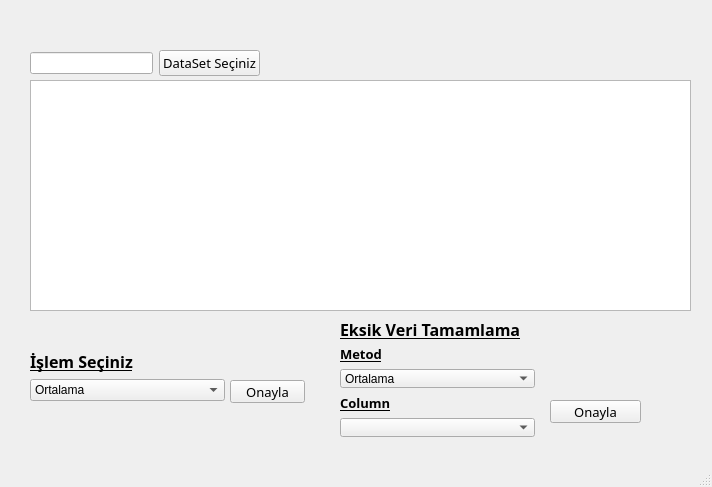
<?xml version="1.0" encoding="UTF-8"?>
<ui version="4.0">
 <class>MainWindow</class>
 <widget class="QMainWindow" name="MainWindow">
  <property name="geometry">
   <rect>
    <x>0</x>
    <y>0</y>
    <width>712</width>
    <height>487</height>
   </rect>
  </property>
  <property name="windowTitle">
   <string>MainWindow</string>
  </property>
  <widget class="QWidget" name="centralwidget">
   <widget class="QTextBrowser" name="textBrowser">
    <property name="geometry">
     <rect>
      <x>30</x>
      <y>80</y>
      <width>661</width>
      <height>231</height>
     </rect>
    </property>
   </widget>
   <widget class="QPushButton" name="onaylaButton">
    <property name="geometry">
     <rect>
      <x>230</x>
      <y>380</y>
      <width>75</width>
      <height>23</height>
     </rect>
    </property>
    <property name="font">
     <font>
      <family>Bahnschrift SemiLight SemiConde</family>
      <pointsize>10</pointsize>
     </font>
    </property>
    <property name="text">
     <string>Onayla</string>
    </property>
   </widget>
   <widget class="QPushButton" name="datasetInfo">
    <property name="geometry">
     <rect>
      <x>550</x>
      <y>400</y>
      <width>91</width>
      <height>23</height>
     </rect>
    </property>
    <property name="font">
     <font>
      <family>Bahnschrift SemiLight SemiConde</family>
      <pointsize>10</pointsize>
     </font>
    </property>
    <property name="text">
     <string>Onayla</string>
    </property>
   </widget>
   <widget class="QWidget" name="layoutWidget">
    <property name="geometry">
     <rect>
      <x>30</x>
      <y>350</y>
      <width>195</width>
      <height>51</height>
     </rect>
    </property>
    <layout class="QVBoxLayout" name="verticalLayout">
     <item>
      <widget class="QLabel" name="label">
       <property name="font">
        <font>
         <family>Bahnschrift SemiBold</family>
         <pointsize>12</pointsize>
         <weight>75</weight>
         <bold>true</bold>
         <underline>true</underline>
        </font>
       </property>
       <property name="text">
        <string>İşlem Seçiniz</string>
       </property>
      </widget>
     </item>
     <item>
      <widget class="QComboBox" name="comboBox">
       <item>
        <property name="text">
         <string>Ortalama</string>
        </property>
       </item>
       <item>
        <property name="text">
         <string>Medyan</string>
        </property>
       </item>
       <item>
        <property name="text">
         <string>Mod</string>
        </property>
       </item>
       <item>
        <property name="text">
         <string>Frekans</string>
        </property>
       </item>
       <item>
        <property name="text">
         <string>IQR</string>
        </property>
       </item>
       <item>
        <property name="text">
         <string>Aykırı Değerler</string>
        </property>
       </item>
       <item>
        <property name="text">
         <string>Beş Sayı Özeti (Min,Q1,M,Q3,Max)</string>
        </property>
       </item>
       <item>
        <property name="text">
         <string>Kutu Grafiği</string>
        </property>
       </item>
       <item>
        <property name="text">
         <string>Varyans ve Standart Sapma</string>
        </property>
       </item>
      </widget>
     </item>
    </layout>
   </widget>
   <widget class="QWidget" name="layoutWidget">
    <property name="geometry">
     <rect>
      <x>30</x>
      <y>50</y>
      <width>230</width>
      <height>26</height>
     </rect>
    </property>
    <layout class="QHBoxLayout" name="horizontalLayout">
     <item>
      <widget class="QLineEdit" name="lineEdit"/>
     </item>
     <item>
      <widget class="QPushButton" name="browseButton">
       <property name="font">
        <font>
         <family>Bahnschrift SemiLight SemiConde</family>
         <pointsize>10</pointsize>
        </font>
       </property>
       <property name="text">
        <string>DataSet Seçiniz</string>
       </property>
      </widget>
     </item>
    </layout>
   </widget>
   <widget class="QWidget" name="layoutWidget_2">
    <property name="geometry">
     <rect>
      <x>340</x>
      <y>320</y>
      <width>195</width>
      <height>117</height>
     </rect>
    </property>
    <layout class="QVBoxLayout" name="verticalLayout_2">
     <item>
      <widget class="QLabel" name="label_2">
       <property name="font">
        <font>
         <family>Bahnschrift SemiBold</family>
         <pointsize>12</pointsize>
         <weight>75</weight>
         <bold>true</bold>
         <underline>true</underline>
        </font>
       </property>
       <property name="text">
        <string>Eksik Veri Tamamlama</string>
       </property>
      </widget>
     </item>
     <item>
      <widget class="QLabel" name="label_3">
       <property name="font">
        <font>
         <family>Bahnschrift SemiBold</family>
         <pointsize>10</pointsize>
         <weight>75</weight>
         <bold>true</bold>
         <underline>true</underline>
        </font>
       </property>
       <property name="text">
        <string>Metod</string>
       </property>
      </widget>
     </item>
     <item>
      <widget class="QComboBox" name="comboBox_2">
       <item>
        <property name="text">
         <string>Ortalama</string>
        </property>
       </item>
       <item>
        <property name="text">
         <string>Medyan</string>
        </property>
       </item>
       <item>
        <property name="text">
         <string>Mod</string>
        </property>
       </item>
      </widget>
     </item>
     <item>
      <widget class="QLabel" name="label_4">
       <property name="font">
        <font>
         <family>Bahnschrift SemiBold</family>
         <pointsize>10</pointsize>
         <weight>75</weight>
         <bold>true</bold>
         <underline>true</underline>
        </font>
       </property>
       <property name="text">
        <string>Column</string>
       </property>
      </widget>
     </item>
     <item>
      <widget class="QComboBox" name="comboBox_3"/>
     </item>
    </layout>
   </widget>
  </widget>
  <widget class="QMenuBar" name="menubar">
   <property name="geometry">
    <rect>
     <x>0</x>
     <y>0</y>
     <width>712</width>
     <height>21</height>
    </rect>
   </property>
  </widget>
  <widget class="QStatusBar" name="statusbar"/>
 </widget>
 <resources/>
 <connections/>
</ui>
